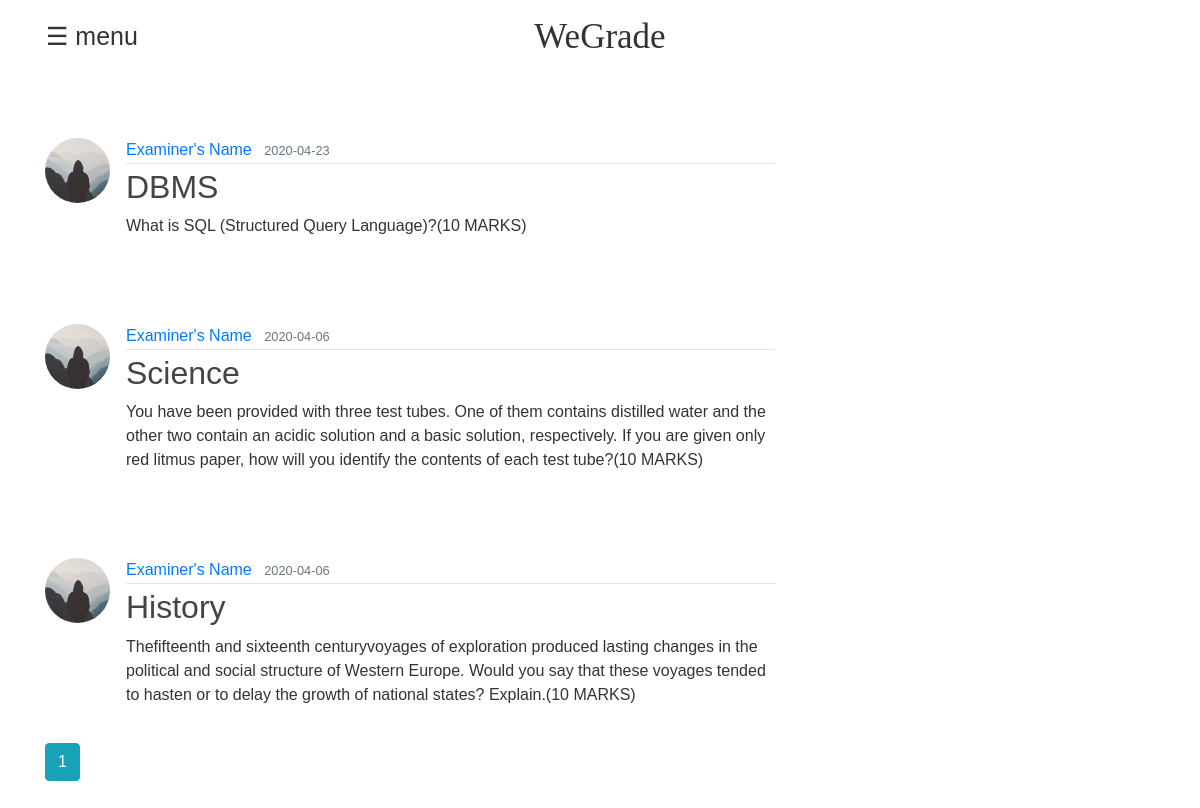
The page /home on the database its author committed.
### flaskblog/models.py (models this page shows, shortened)
class Post(db.Model):
    id = db.Column(db.Integer, primary_key=True)
    title = db.Column(db.String(100), nullable=False)
    question = db.Column(db.String(200) , nullable = False)
    date_posted = db.Column(db.DateTime, nullable=False, default=datetime.utcnow)
    content = db.Column(db.Text, nullable=False)
    user_id = db.Column(db.Integer, db.ForeignKey('user.id'), nullable=False)
    refessay = db.relationship('Essay', backref='postessay', lazy=True)

class User(db.Model, UserMixin):
    id = db.Column(db.Integer, primary_key=True)
    username = db.Column(db.String(20), unique=True, nullable=False)
    acctype = db.Column(db.String(10), nullable = False)
    email = db.Column(db.String(120), unique=True, nullable=False)
    image_file = db.Column(db.String(20), nullable=False, default='default.jpg')
    password = db.Column(db.String(60), nullable=False)
    posts = db.relationship('Post', backref='author', lazy=True)
    essay = db.relationship('Essay', backref='student', lazy=True)

### flaskblog/routes.py (the view)
@app.route("/")
@app.route("/home")
def home():
    page = request.args.get('page', 1, type=int)
    posts = Post.query.order_by(Post.date_posted.desc()).paginate(page=page, per_page=5)
    return render_template('home.html', posts=posts)

### flaskblog/templates/home.html
{% extends "layout.html" %}
{% block content %}
    {% for post in posts.items %}
        <article class="media content-section">
          <img class="rounded-circle article-img" src="{{ url_for('static', filename='profile_pics/' + post.author.image_file) }}">
          <div class="media-body">
            <div class="article-metadata">
              <a class="mr-2" href="{{ url_for('user_posts', username=post.author.username) }}">{{ post.author.username }}</a>
              <small class="text-muted">{{ post.date_posted.strftime('%Y-%m-%d') }}</small>
            </div>
            <h2><a class="article-title" href="{{ url_for('post', post_id=post.id) }}">{{ post.title }}</a></h2>
            <p class="article-content">{{ post.question }}(10 MARKS)</p>
          </div>
        </article>
    {% endfor %}
    {% for page_num in posts.iter_pages(left_edge=1, right_edge=1, left_current=1, right_current=2) %}
      {% if page_num %}
        {% if posts.page == page_num %}
          <a class="btn btn-info mb-4" href="{{ url_for('home', page=page_num) }}">{{ page_num }}</a>
        {% else %}
          <a class="btn btn-outline-info mb-4" href="{{ url_for('home', page=page_num) }}">{{ page_num }}</a>
        {% endif %}
      {% else %}
        ...
      {% endif %}
    {% endfor %}
{% endblock content %}

### flaskblog/templates/layout.html (shortened to what this page needs)
<!DOCTYPE html>
<html>
<head>
<link rel="stylesheet" href="https://maxcdn.bootstrapcdn.com/bootstrap/4.0.0/css/bootstrap.min.css">
<link rel="stylesheet" type="text/css" href="{{ url_for('static', filename='main.css') }}">
</head>
<body bgcolor="#E6E6FA">
      <nav class="navbar navbar-expand-sm ">
          <ul class="navbar-nav">
            <li class="nav-item">
              <div id = "pad" >
          <span style="font-size:25px;cursor:pointer;" onclick="openNav()">&#9776; menu</span>
          </div>
            </li>
            <li class="nav-item">
            <div class="topnav-centered">
            <a class="active" style ="font-family:cursive; font-size: 35px;">WeGrade</a>
          </div>
            </li>
          </ul>
        </nav>
        <br>
    <main role="main" class="container">
      <div class="row">
        <div class="col-md-8">
          {% block content %}{% endblock %}
              </div>
        </div>
    </main>
  </body>
<br />
</html>

### flaskblog/static/main.css (style rules this page uses)
body { font-family: Optima, sans-serif; }
#pad { padding-left: 30px; }
body { color: #333333; padding-top: 10px; }
h1, h2, h3, h4, h5, h6 { color: #444444; }
.content-section { padding-top: 50px; border: 0px; border-radius: 2px; margin-bottom: 20px; }
.article-title { color: #444444; }
.article-content { white-space: pre-line; }
.article-img { height: 65px; width: 65px; margin-right: 16px; }
.article-metadata { padding-bottom: 1px; margin-bottom: 4px; border-bottom: 1px solid #e3e3e3 }
.topnav-centered a { position: relative; top: 0; left: 0; transform: none; }
.topnav-centered a { float: none; position: absolute; top: 50%; left: 50%; transform: translate(-50%, -50%); }

### rows shown on the page
Post: image_file (placeholder picture), author.username "Examiner's Name", date_posted "2020-04-23", title "DBMS", question "What is SQL (Structured Query Language)?"
Post: image_file (placeholder picture), author.username "Examiner's Name", date_posted "2020-04-06", title "Science", question "You have been provided with three test tubes. One of them contains distilled water and the other two contain an acidic solution and a basic solution, respectively. If you are given only red litmus paper, how will you identify the contents of each test tube?"
Post: image_file (placeholder picture), author.username "Examiner's Name", date_posted "2020-04-06", title "History", question "Thefifteenth and sixteenth centuryvoyages of exploration produced lasting changes in the political and social structure of Western Europe. Would you say that these voyages tended to hasten or to delay the growth of national states? Explain."

### other values the page prints
{{ page_num }} "1"
